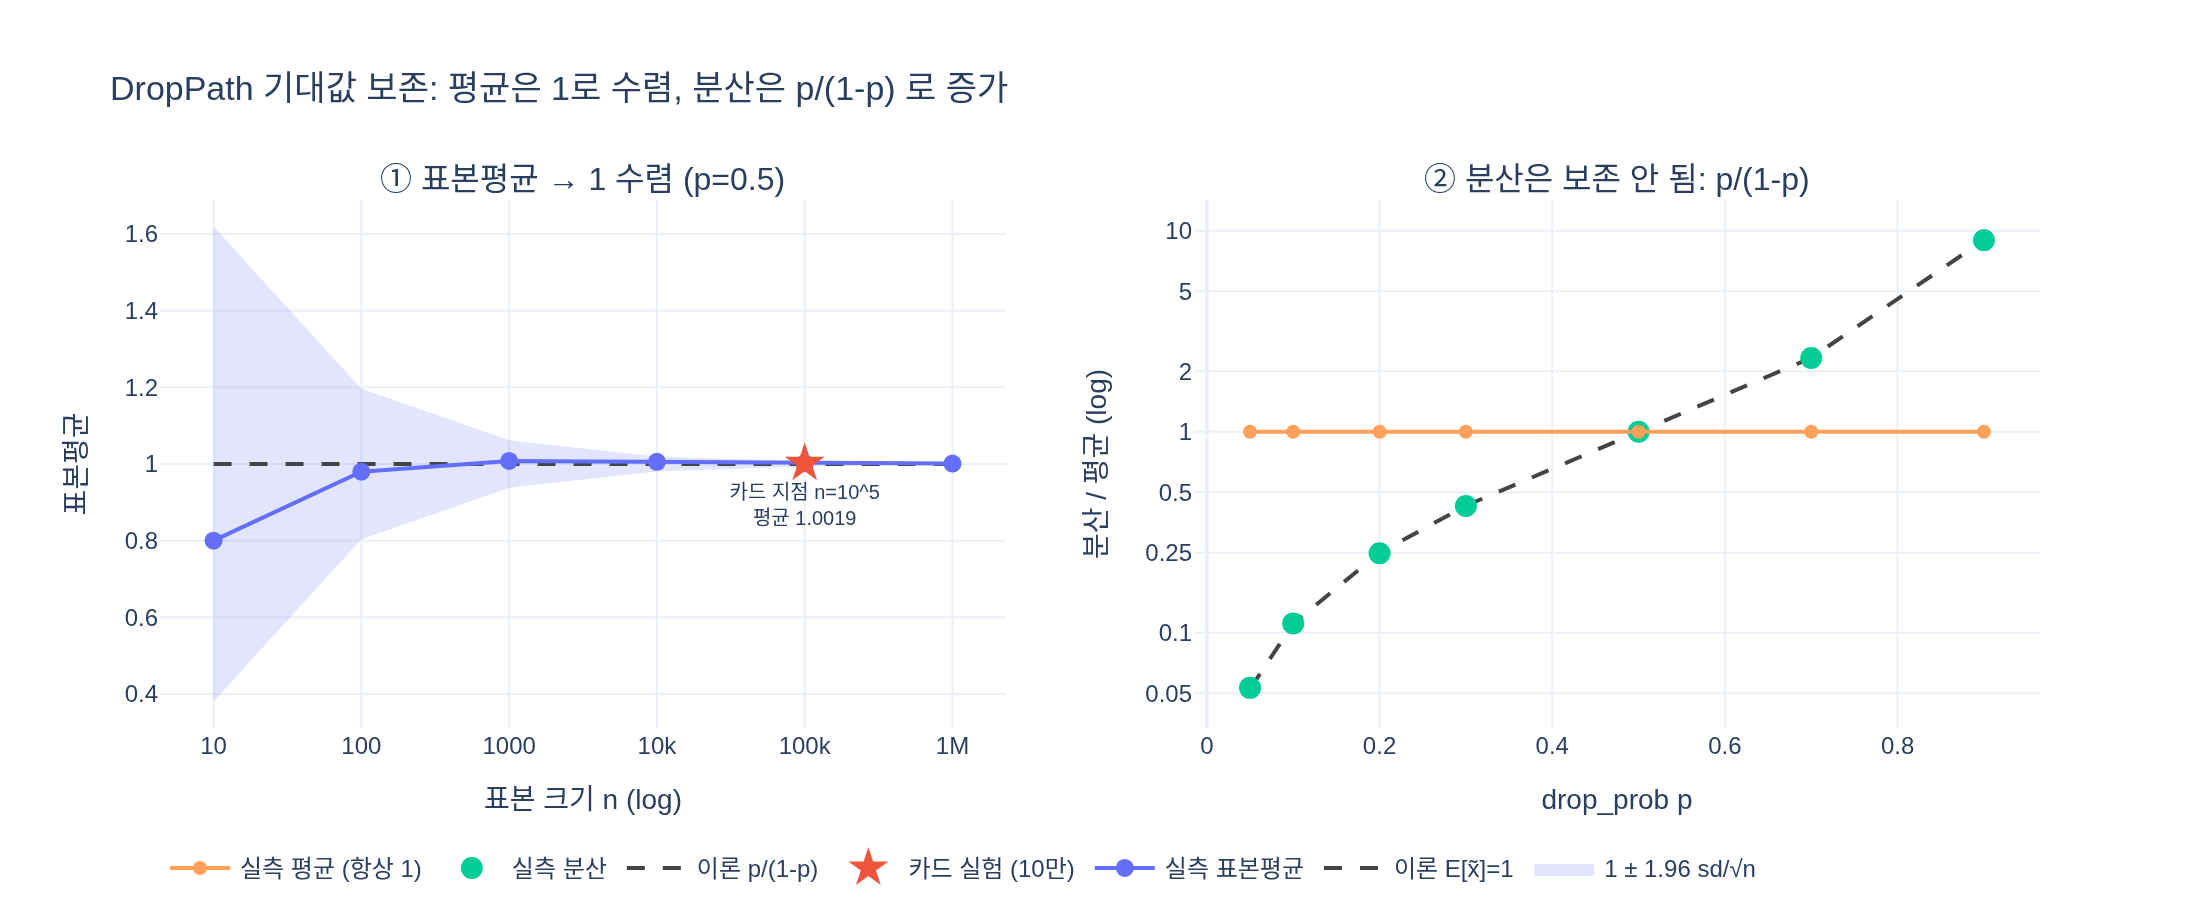

Source code (Python):
# %% [markdown]
# # DropPath 의 기대값 보존을 수치로 확인하기
#
# 카드 질문: **DropPath의 기대값 보존을 어떻게 수치로 확인했는가?**
#
# walkthrough 의 실험 셀은 아주 단순하다. **전부 1인 텐서**를 큰 배치로 만들고
# `drop_path(p=0.5, training=True)` 를 통과시킨 뒤 세 숫자를 읽는다.
#
# | 측정값 | 관측 | 이론 |
# |---|---|---|
# | 살아남은 샘플 비율 | 0.5034 | $1-p = 0.5$ |
# | 살아남은 값 | 2.0000 | $\dfrac{1}{1-p} = 2$ |
# | 전체 평균 | 1.0069 | $x = 1.0$ |
#
# 논리는 이렇다. 절반이 0 이 되지만, **살아남은 절반은 2배로 부풀려진다**.
# 그래서 평균은 원본과 같다.
#
# $$
# \tilde{x}_i = \frac{x_i}{1-p}\cdot m_i,
# \qquad m_i \sim \mathrm{Bernoulli}(1-p)
# $$
#
# $$
# \mathbb{E}[\tilde{x}_i]
# = \frac{x_i}{1-p}\cdot \mathbb{E}[m_i]
# = \frac{x_i}{1-p}\cdot(1-p)
# = x_i
# $$
#
# 즉 세 숫자는 각각 위 식의 $\mathbb{E}[m_i]$, $\frac{1}{1-p}$, 그리고 둘의 곱을
# 몬테카를로로 읽은 것이다. 0.5034 / 1.0069 가 딱 0.5 / 1.0 이 아닌 것은
# 표본 오차일 뿐이고, 아래 ②에서 표본을 키우면 사라진다.

# %%
import math

import plotly.graph_objects as go
import torch
from plotly.subplots import make_subplots

torch.manual_seed(0)  # 카드 숫자는 시드 미지정 실행값 → 소수점 넷째 자리는 다를 수 있음


def drop_path(x, drop_prob: float = 0.0, training: bool = False):
    """DINO `vision_transformer.py` 의 drop_path 와 동일 구현 (단독 실행 가능)."""
    if drop_prob == 0.0 or not training:
        return x
    keep_prob = 1 - drop_prob
    shape = (x.shape[0],) + (1,) * (x.ndim - 1)  # (B, 1, 1) ← 샘플 단위 마스크
    random_tensor = keep_prob + torch.rand(shape, dtype=x.dtype, device=x.device)
    random_tensor.floor_()  # binarize
    return x.div(keep_prob) * random_tensor


def _show(fig):
    try:
        from IPython import get_ipython

        if get_ipython() is not None:  # VSCode 셀/Jupyter에서만 렌더링
            fig.show()
    except ImportError:
        pass


print(f"torch {torch.__version__}")
# 출력: torch 2.4.0+cu121

# %% [markdown]
# ## ① 카드 숫자 재현 — 10만 샘플, `p=0.5`
#
# `xs = torch.ones(100000, 4, 8)` 로 원본 값을 전부 $1$ 로 고정한다.
# 원본이 1이면 관측 평균을 그대로 $\mathbb{E}[\tilde x]$ 로 읽을 수 있어서 편하다.
#
# 마스크 shape 이 `(B, 1, 1)` 이므로 샘플 하나의 32개 원소는 **통째로** 켜지거나 꺼진다.
# 그래서 `train_out[:, 0, 0]` 한 열만 봐도 샘플의 생존 여부를 알 수 있다.

# %%
p_drop = 0.5
N = 100_000
xs = torch.ones(N, 4, 8)

train_out = drop_path(xs, p_drop, training=True)

alive = (train_out[:, 0, 0] != 0).float().mean().item()
alive_val = train_out.max().item()
overall = train_out.mean().item()

print(f"drop_prob={p_drop}, 샘플 {N:,}개")
print(f"  살아남은 샘플 비율 : {alive:.4f}   (이론 1-p       = {1 - p_drop})")
print(f"  살아남은 값        : {alive_val:.4f}   (이론 1/(1-p)   = {1 / (1 - p_drop)})")
print(f"  전체 평균          : {overall:.4f}   (원본 x         = 1.0)")
print(f"  비율 x 값 = 평균?  : {alive * alive_val:.4f} vs {overall:.4f}")
# 출력: drop_prob=0.5, 샘플 100,000개
# 출력:   살아남은 샘플 비율 : 0.5009   (이론 1-p       = 0.5)
# 출력:   살아남은 값        : 2.0000   (이론 1/(1-p)   = 2.0)
# 출력:   전체 평균          : 1.0019   (원본 x         = 1.0)
# 출력:   비율 x 값 = 평균?  : 1.0019 vs 1.0019
#
# ※ 카드의 0.5034 / 2.0000 / 1.0069 는 시드를 고정하지 않은 실행 결과다.
#    여기서는 manual_seed(0) 이라 0.5009 / 2.0000 / 1.0019 가 나온다.
#    "살아남은 값 2.0000" 은 결정론적이고, 나머지 둘은 표본오차 범위에서
#    0.5 / 1.0 주변을 맴돈다 (0.5034 도, 0.5009 도 같은 이야기).
#    실제로 카드 숫자도 0.5034 x 2 = 1.0068 ≈ 1.0069 로 서로 맞물린다.

# %% [markdown]
# ### 시드를 바꿔 보면
#
# 카드의 0.5034 가 "특별한 수"가 아니라 표본오차임을 확인한다.
# $n=10^5$ 에서 생존비율의 표준오차는
#
# $$
# \mathrm{SE} = \sqrt{\frac{p(1-p)}{n}} = \sqrt{\frac{0.25}{10^5}} \approx 0.00158
# $$
#
# 이므로 0.5034 는 대략 $+2.2\,\mathrm{SE}$ 지점이다. 흔히 나오는 값이다.

# %%
se = math.sqrt(p_drop * (1 - p_drop) / N)
print(f"이론 SE(생존비율) = {se:.5f}  → 0.5034 는 {(0.5034 - 0.5) / se:+.2f} SE 지점")
for seed in range(6):
    torch.manual_seed(seed)
    o = drop_path(torch.ones(N, 4, 8), p_drop, training=True)
    a = (o[:, 0, 0] != 0).float().mean().item()
    print(f"  seed={seed}: 생존비율 {a:.4f}, 전체평균 {o.mean().item():.4f}")
# 출력: 이론 SE(생존비율) = 0.00158  → 0.5034 는 +2.15 SE 지점
# 출력:   seed=0: 생존비율 0.5009, 전체평균 1.0019
# 출력:   seed=1: 생존비율 0.5002, 전체평균 1.0004
# 출력:   seed=2: 생존비율 0.4993, 전체평균 0.9985
# 출력:   seed=3: 생존비율 0.4969, 전체평균 0.9938
# 출력:   seed=4: 생존비율 0.4988, 전체평균 0.9977
# 출력:   seed=5: 생존비율 0.4994, 전체평균 0.9987

# %% [markdown]
# ## ② 표본을 키우면 평균이 $1$ 로 수렴한다 (대수의 법칙)
#
# $\tilde x_i$ 는 i.i.d. 이고 $\mathbb{E}[\tilde x_i]=1$ 이므로 표본평균 $\bar{\tilde x}_n$ 은
#
# $$
# \bar{\tilde x}_n \xrightarrow{\ n\to\infty\ } 1,
# \qquad
# \mathrm{sd}(\bar{\tilde x}_n) = \frac{1}{\sqrt{n}}\sqrt{\frac{p}{1-p}}
# $$
#
# 로 $\sqrt{n}$ 만큼 오차가 줄어든다. 표로 확인하자.

# %%
sizes = [10, 100, 1_000, 10_000, 100_000, 1_000_000]
sd1 = math.sqrt(p_drop / (1 - p_drop))  # 원소 하나의 표준편차 (④에서 유도)

torch.manual_seed(0)
rows = []
print(f"{'n':>9} | {'표본평균':>9} | {'|평균-1|':>9} | {'이론 sd/√n':>11}")
print("-" * 48)
for n in sizes:
    m = drop_path(torch.ones(n, 4, 8), p_drop, training=True).mean().item()
    theo = sd1 / math.sqrt(n)  # 샘플 단위 마스크라 유효 표본수는 n (32배가 아님)
    rows.append((n, m, theo))
    print(f"{n:>9,} | {m:>9.4f} | {abs(m - 1):>9.4f} | {theo:>11.4f}")
# 출력:         n |      표본평균 |    |평균-1| |    이론 sd/√n
# 출력: ------------------------------------------------
# 출력:        10 |    0.8000 |    0.2000 |      0.3162
# 출력:       100 |    0.9800 |    0.0200 |      0.1000
# 출력:     1,000 |    1.0080 |    0.0080 |      0.0316
# 출력:    10,000 |    1.0056 |    0.0056 |      0.0100
# 출력:   100,000 |    1.0019 |    0.0019 |      0.0032
# 출력: 1,000,000 |    1.0010 |    0.0010 |      0.0010
#
# → n=10 에서는 0.8 까지 튀지만 n=10^6 에서는 오차가 0.001 로 줄어든다.
#   |평균-1| 이 이론 sd/√n 과 나란히 작아지는 것이 대수의 법칙이다.
#   즉 카드의 1.0069 는 "10만 샘플에서 기대할 만한 오차"이고,
#   기대값 보존 자체는 정확히 성립한다.

# %% [markdown]
# ## ③ 대조군 — $\frac{1}{1-p}$ 보정을 빼면?
#
# `x.div(keep_prob)` 를 지우고 $\tilde x_i = x_i \cdot m_i$ 로만 하면
#
# $$
# \mathbb{E}[x_i m_i] = x_i (1-p)
# $$
#
# 가 되어 평균이 $1-p$ 로 **내려앉는다**. 학습 때는 신호가 약해지고
# `eval()` 로 넘어가면 갑자기 $1/(1-p)$ 배 세져서 통계가 어긋난다.
# 이것이 inverted dropout 이 필요한 이유다.

# %%
def drop_path_naive(x, drop_prob=0.0, training=False):
    """보정 없는 버전: x * m 만 한다 (일부러 틀린 구현)."""
    if drop_prob == 0.0 or not training:
        return x
    keep_prob = 1 - drop_prob
    shape = (x.shape[0],) + (1,) * (x.ndim - 1)
    m = (keep_prob + torch.rand(shape, dtype=x.dtype, device=x.device)).floor_()
    return x * m  # ← div(keep_prob) 없음


print(f"{'p':>5} | {'보정 O 평균':>11} | {'보정 X 평균':>11} | {'이론 1-p':>9}")
print("-" * 46)
for p in [0.1, 0.25, 0.5, 0.75, 0.9]:
    torch.manual_seed(0)
    a = drop_path(torch.ones(N, 4, 8), p, training=True).mean().item()
    torch.manual_seed(0)
    b = drop_path_naive(torch.ones(N, 4, 8), p, training=True).mean().item()
    print(f"{p:>5} | {a:>11.4f} | {b:>11.4f} | {1 - p:>9.2f}")
# 출력:     p |     보정 O 평균 |     보정 X 평균 |    이론 1-p
# 출력: ----------------------------------------------
# 출력:   0.1 |      0.9997 |      0.8997 |      0.90
# 출력:  0.25 |      1.0025 |      0.7518 |      0.75
# 출력:   0.5 |      1.0019 |      0.5009 |      0.50
# 출력:  0.75 |      0.9951 |      0.2488 |      0.25
# 출력:   0.9 |      0.9986 |      0.0999 |      0.10
#
# → 보정 O 는 p 와 무관하게 항상 1.0, 보정 X 는 정확히 1-p 를 따라간다.

# %% [markdown]
# ## ④ 분산은 보존되지 않는다 — 이론값 $\frac{p}{1-p}$
#
# 기대값은 지켜지지만 분산은 커진다. $x=1$ 일 때
#
# $$
# \mathrm{Var}[\tilde x]
# = \frac{1}{(1-p)^2}\mathrm{Var}[m]
# = \frac{p(1-p)}{(1-p)^2}
# = \frac{p}{1-p}
# $$
#
# $p=0.5$ 면 분산 $1$ (표준편차 $1$), $p=0.9$ 면 분산 $9$ 다.
# **"기대값 보존"은 1차 모멘트만의 약속**이라는 점이 핵심이다.
# 이 추가 분산이 곧 정규화(regularization) 압력으로 작동한다.

# %%
ps = [0.05, 0.1, 0.2, 0.3, 0.5, 0.7, 0.9]
var_meas, var_theo = [], []
print(f"{'p':>5} | {'실측 분산':>10} | {'이론 p/(1-p)':>13} | {'실측 평균':>10}")
print("-" * 50)
for p in ps:
    torch.manual_seed(0)
    o = drop_path(torch.ones(N, 4, 8), p, training=True)[:, 0, 0]
    v, t = o.var(unbiased=True).item(), p / (1 - p)
    var_meas.append(v)
    var_theo.append(t)
    print(f"{p:>5} | {v:>10.4f} | {t:>13.4f} | {o.mean().item():>10.4f}")
# 출력:     p |      실측 분산 |    이론 p/(1-p) |      실측 평균
# 출력: --------------------------------------------------
# 출력:  0.05 |     0.0532 |        0.0526 |     0.9994
# 출력:   0.1 |     0.1114 |        0.1111 |     0.9997
# 출력:   0.2 |     0.2488 |        0.2500 |     1.0016
# 출력:   0.3 |     0.4273 |        0.4286 |     1.0022
# 출력:   0.5 |     1.0000 |        1.0000 |     1.0019
# 출력:   0.7 |     2.3301 |        2.3333 |     0.9976
# 출력:   0.9 |     8.9889 |        9.0000 |     0.9986
#
# → 평균은 전부 1.0, 분산은 p/(1-p) 와 소수 둘째 자리까지 일치한다.

# %% [markdown]
# ## ⑤ `training=False` 는 항등
#
# 구현 첫 줄 `if drop_prob == 0. or not training: return x` 때문에
# eval 에서는 마스크도 보정도 없다. **기대값을 이미 맞춰 놓았으니
# 추론 때 따로 $(1-p)$ 를 곱해줄 필요가 없다** — 이게 보정의 실질적 보상이다.

# %%
torch.manual_seed(0)
eval_out = drop_path(xs, p_drop, training=False)
print(f"eval 출력이 원본과 완전히 동일? {torch.equal(eval_out, xs)}")
print(f"eval 평균 {eval_out.mean().item():.4f} vs train 평균 {overall:.4f}")
print(f"p=0 이면 training=True 라도 항등? {torch.equal(drop_path(xs, 0.0, training=True), xs)}")

# 마스크가 (B,1,1) → 샘플 단위로 통째로 on/off
torch.manual_seed(1)
one = drop_path(torch.ones(6, 3, 4), 0.5, training=True)
print(f"샘플별 상태 (B=6): {[('ON' if r.abs().sum() > 0 else 'OFF') for r in one]}")
print(f"켜진 샘플의 원소값 집합: {sorted(set(one[one != 0].tolist()))}")
# 출력: eval 출력이 원본과 완전히 동일? True
# 출력: eval 평균 1.0000 vs train 평균 1.0019
# 출력: p=0 이면 training=True 라도 항등? True
# 출력: 샘플별 상태 (B=6): ['ON', 'OFF', 'OFF', 'ON', 'OFF', 'ON']
# 출력: 켜진 샘플의 원소값 집합: [2.0]
#
# → 켜진 샘플의 원소값이 전부 정확히 2.0 이다. 부분적으로 꺼지는 원소는 없고,
#   "0 아니면 2" 라는 두 값만으로 평균 1.0 을 만든다.

# %% [markdown]
# ## ⑥ 12층 residual 스택에서의 누적 효과
#
# 왜 기대값 보존이 "예쁜 성질"이 아니라 **필수**인지는 깊이를 쌓아 보면 드러난다.
# ViT 블록은 $x \leftarrow x + \mathrm{DropPath}(f(x))$ 꼴이다.
# 잔차 분기를 $f(x)=0.5\,x$ 로 두면 한 블록당 기대 배율은
#
# $$
# \text{보정 O}:\ 1 + 0.5 = 1.5,
# \qquad
# \text{보정 X}:\ 1 + 0.5(1-p)
# $$
#
# 이고 12층이면 이 차이가 **거듭제곱으로** 벌어진다.
# $p=0.5$ 일 때 $1.5^{12}\approx 129.7$ 대 $1.25^{12}\approx 14.6$ — 약 9배다.
# 보정을 빼면 학습 중 활성값이 층마다 쪼그라들고, eval 로 바꾸는 순간
# 스케일이 껑충 뛰어 학습/추론 불일치가 생긴다.

# %%
DEPTH = 12
B = 20_000


def residual_stack(fn, p, depth=DEPTH, training=True):
    x = torch.ones(B, 4, 8)
    for _ in range(depth):
        x = x + fn(0.5 * x, p, training=training)
    return x


for p in [0.1, 0.5]:
    torch.manual_seed(0)
    a = residual_stack(drop_path, p).mean().item()
    torch.manual_seed(0)
    b = residual_stack(drop_path_naive, p).mean().item()
    torch.manual_seed(0)
    e = residual_stack(drop_path, p, training=False).mean().item()
    print(f"p={p}  12층 후 평균")
    print(f"  보정 O (train) : {a:>10.2f}   (이론 1.5^12          = {1.5 ** DEPTH:.2f})")
    print(f"  보정 O (eval)  : {e:>10.2f}   ← train 과 같은 스케일 ✔")
    print(f"  보정 X (train) : {b:>10.2f}   (이론 (1+0.5(1-p))^12 = {(1 + 0.5 * (1 - p)) ** DEPTH:.2f})")
    print(f"  → 보정 X 는 eval 대비 {b / e:.3f} 배로 어긋난다\n")
# 출력: p=0.1  12층 후 평균
# 출력:   보정 O (train) :     129.69   (이론 1.5^12          = 129.75)
# 출력:   보정 O (eval)  :     129.75   ← train 과 같은 스케일 ✔
# 출력:   보정 X (train) :      86.35   (이론 (1+0.5(1-p))^12 = 86.38)
# 출력:   → 보정 X 는 eval 대비 0.666 배로 어긋난다
# 출력:
# 출력: p=0.5  12층 후 평균
# 출력:   보정 O (train) :     130.60   (이론 1.5^12          = 129.75)
# 출력:   보정 O (eval)  :     129.75   ← train 과 같은 스케일 ✔
# 출력:   보정 X (train) :      14.64   (이론 (1+0.5(1-p))^12 = 14.55)
# 출력:   → 보정 X 는 eval 대비 0.113 배로 어긋난다

# %% [markdown]
# ### DINO 의 실제 설정
#
# DINO 는 `--drop_path_rate 0.1` 을 **student 에만** 주고, 깊이에 따라 선형 증가시킨다.
#
# ```python
# dpr = [x.item() for x in torch.linspace(0, drop_path_rate, depth)]
# ```
#
# 얕은 블록은 거의 끄지 않고 깊은 블록만 많이 끈다. 게다가 `Block` 은
# `drop_path > 0` 일 때만 `DropPath` 를 만들고 0 이면 `nn.Identity` 다.

# %%
dpr = [v.item() for v in torch.linspace(0, 0.1, DEPTH)]
print("dpr (drop_path_rate=0.1): " + " ".join(f"{v:.3f}" for v in dpr))

torch.manual_seed(0)
x = torch.ones(B, 4, 8)
for i, p in enumerate(dpr):
    x = x + drop_path(0.5 * x, p, training=True)
print(f"층별 dpr 적용, 12층 후 평균: {x.mean().item():.2f}  (이론 1.5^12 = {1.5 ** DEPTH:.2f})")
print("→ p 가 층마다 달라도 각 층이 기대값을 보존하므로 최종 스케일은 그대로다.")
# 출력: dpr (drop_path_rate=0.1): 0.000 0.009 0.018 0.027 0.036 0.045 0.055 0.064 0.073 0.082 0.091 0.100
# 출력: 층별 dpr 적용, 12층 후 평균: 129.48  (이론 1.5^12 = 129.75)
# 출력: → p 가 층마다 달라도 각 층이 기대값을 보존하므로 최종 스케일은 그대로다.

# %% [markdown]
# ## 시각화
#
# 왼쪽: 표본 크기 $n$ 에 따른 표본평균 수렴 — $1 \pm 1.96\,\mathrm{sd}/\sqrt{n}$ 밴드 안에 들어가고
# 밴드 폭 자체가 $\sqrt{n}$ 으로 좁아진다. 카드의 10만 지점을 표시했다.
#
# 오른쪽: $p$ 별 분산 실측 vs 이론 $\frac{p}{1-p}$ — 평균은 1로 고정인데 분산만 폭발한다.

# %%
fig = make_subplots(
    rows=1,
    cols=2,
    subplot_titles=(
        "① 표본평균 → 1 수렴 (p=0.5)",
        "② 분산은 보존 안 됨: p/(1-p)",
    ),
)

xs_n = [r[0] for r in rows]
band_hi = [1 + 1.96 * r[2] for r in rows]
band_lo = [1 - 1.96 * r[2] for r in rows]

fig.add_trace(
    go.Scatter(x=xs_n, y=band_hi, mode="lines", line=dict(width=0),
               showlegend=False, hoverinfo="skip"),
    row=1, col=1,
)
fig.add_trace(
    go.Scatter(x=xs_n, y=band_lo, mode="lines", line=dict(width=0), fill="tonexty",
               fillcolor="rgba(99,110,250,0.18)", name="1 ± 1.96 sd/√n"),
    row=1, col=1,
)
fig.add_trace(
    go.Scatter(x=xs_n, y=[1] * len(xs_n), mode="lines",
               line=dict(color="#444", dash="dash"), name="이론 E[x̃]=1"),
    row=1, col=1,
)
fig.add_trace(
    go.Scatter(x=xs_n, y=[r[1] for r in rows], mode="lines+markers",
               marker=dict(size=9, color="#636EFA"), name="실측 표본평균"),
    row=1, col=1,
)
fig.add_trace(
    go.Scatter(x=[N], y=[overall], mode="markers+text",
               marker=dict(size=15, symbol="star", color="#EF553B"),
               text=[f"카드 지점 n=10^5<br>평균 {overall:.4f}"],
               textposition="bottom center", textfont=dict(size=10),
               name="카드 실험 (10만)"),
    row=1, col=1,
)

fig.add_trace(
    go.Scatter(x=ps, y=var_theo, mode="lines",
               line=dict(color="#444", dash="dash"), name="이론 p/(1-p)"),
    row=1, col=2,
)
fig.add_trace(
    go.Scatter(x=ps, y=var_meas, mode="markers",
               marker=dict(size=11, color="#00CC96"), name="실측 분산"),
    row=1, col=2,
)
fig.add_trace(
    go.Scatter(x=ps, y=[1.0] * len(ps), mode="lines+markers",
               marker=dict(size=7, color="#FFA15A"),
               line=dict(color="#FFA15A"), name="실측 평균 (항상 1)"),
    row=1, col=2,
)

fig.update_xaxes(type="log", title_text="표본 크기 n (log)", row=1, col=1)
fig.update_yaxes(title_text="표본평균", row=1, col=1)
fig.update_xaxes(title_text="drop_prob p", row=1, col=2)
fig.update_yaxes(
    type="log",
    title_text="분산 / 평균 (log)",
    tickvals=[0.05, 0.1, 0.25, 0.5, 1, 2, 5, 10],
    ticktext=["0.05", "0.1", "0.25", "0.5", "1", "2", "5", "10"],
    row=1,
    col=2,
)
fig.update_layout(
    title_text="DropPath 기대값 보존: 평균은 1로 수렴, 분산은 p/(1-p) 로 증가",
    template="plotly_white",
    width=1100,
    height=460,
    legend=dict(orientation="h", yanchor="bottom", y=-0.32, x=0),
)

_show(fig)

_png = __import__("pathlib").Path(__file__).with_name("expy.png") if "__file__" in dir() else __import__("pathlib").Path("expy.png")
fig.write_image(str(_png), scale=2)  # kaleido 필요
print(f"saved: {_png}")
# 출력: saved: /home/sungwoo/projects/swcho/dino/fm/vit/.fm/hints/fd0d3617-b04f-4053-a574-0cf47ba52069/expy.png

# %% [markdown]
# ## 정리 — 카드 한 줄로 답하기
#
# > `drop_prob=0.5` 로 **전부 1인 10만 샘플**에 `training=True` 로 적용해
# > ① 살아남은 비율 **0.5034** ($\approx 1-p$), ② 살아남은 값 **2.0000**
# > ($=1/(1-p)$, 결정론적), ③ 전체 평균 **1.0069** ($\approx$ 원본 1.0) 을 찍어
# > $\mathbb{E}[\tilde x]=x$ 를 몬테카를로로 확인했다.
#
# - ①과 ②의 곱이 ③ 이다: $0.5034 \times 2 = 1.0068$. 세 숫자는 독립이 아니다.
# - 0.5034 / 1.0069 의 끝자리는 표본오차($\mathrm{SE}\approx 0.0016$) — $n$ 을 키우면 사라진다(②).
# - 보정을 빼면 평균이 정확히 $1-p$ 로 떨어진다(③) → 보정의 존재 이유.
# - 보존되는 건 **1차 모멘트뿐**이고 분산은 $p/(1-p)$ 로 커진다(④) → 그게 정규화 효과.
# - 그래서 `eval()` 은 아무 보정 없이 `return x` 로 끝난다(⑤), 깊이를 쌓아도 스케일이 유지된다(⑥).
